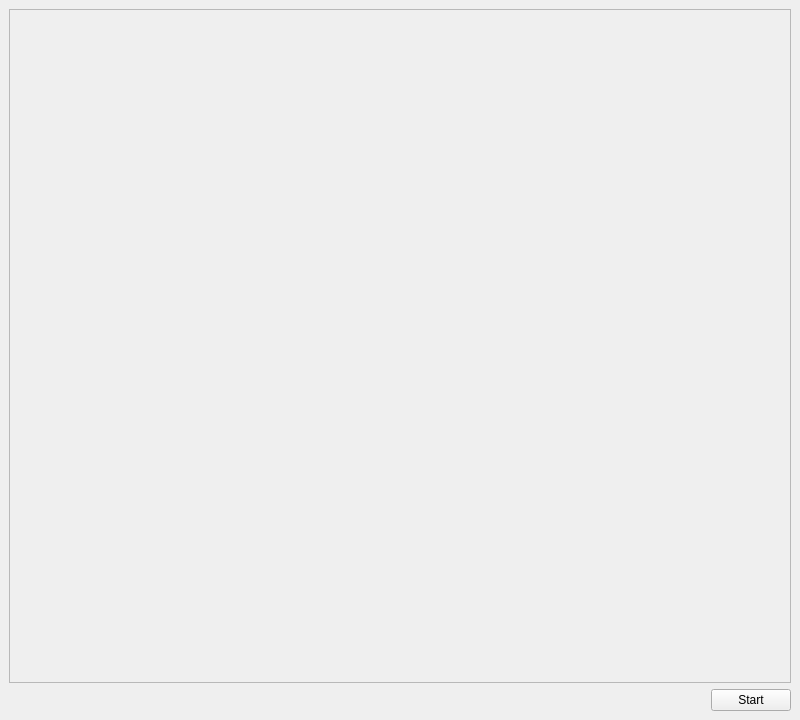
<?xml version="1.0" encoding="UTF-8"?>
<ui version="4.0">
 <class>MainWindow</class>
 <widget class="QMainWindow" name="MainWindow">
  <property name="geometry">
   <rect>
    <x>0</x>
    <y>0</y>
    <width>800</width>
    <height>720</height>
   </rect>
  </property>
  <property name="windowTitle">
   <string>TestTask</string>
  </property>
  <property name="layoutDirection">
   <enum>Qt::LeftToRight</enum>
  </property>
  <property name="autoFillBackground">
   <bool>false</bool>
  </property>
  <widget class="QWidget" name="centralwidget">
   <layout class="QVBoxLayout" name="verticalLayout">
    <item>
     <widget class="QScrollArea" name="scrollArea">
      <property name="widgetResizable">
       <bool>true</bool>
      </property>
      <widget class="QWidget" name="scrollAreaWidgetContents">
       <property name="geometry">
        <rect>
         <x>0</x>
         <y>0</y>
         <width>780</width>
         <height>668</height>
        </rect>
       </property>
       <layout class="QGridLayout" name="gridLayout"/>
      </widget>
     </widget>
    </item>
    <item>
     <layout class="QHBoxLayout" name="horizontalLayout">
      <item>
       <spacer name="horizontalSpacer">
        <property name="orientation">
         <enum>Qt::Horizontal</enum>
        </property>
        <property name="sizeHint" stdset="0">
         <size>
          <width>40</width>
          <height>20</height>
         </size>
        </property>
       </spacer>
      </item>
      <item>
       <widget class="QPushButton" name="pushButton">
        <property name="layoutDirection">
         <enum>Qt::LeftToRight</enum>
        </property>
        <property name="text">
         <string>Start</string>
        </property>
       </widget>
      </item>
     </layout>
    </item>
   </layout>
  </widget>
 </widget>
 <resources/>
 <connections/>
</ui>
